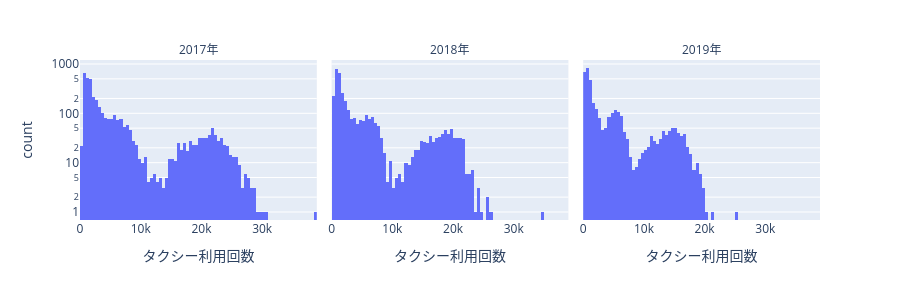

The notebook cell this image was saved under:
### Code cell
df["year"] = df["date"].dt.year

fig = px.histogram(
    df,
    x="num_trip",
    facet_col="year",
    nbins=100,
    log_y=True,
    labels={"num_trip": "タクシー利用回数"},
)

# 各ファセットのタイトルを調整
# plotly expressがデフォルトで表示する「year=」を削除
fig.for_each_annotation(lambda a: a.update(text=a.text.split("=")[-1] + "年"))
fig.update_layout(height=300)
fig.show()

### Figure 1 — Plotly figure (JSON) as saved in the notebook; plotly's stock layout.template omitted (floating-point values rounded to 4 significant figures; data arrays with more than 128 entries replaced by an {"elided": "..."} marker saying what was removed)
{"data": [{"bingroup": "x", "hovertemplate": "year=2017<br>タクシー利用回数=%{x}<br>count=%{y}<extra></extra>", "legendgroup": "", "marker": {"color": "#636efa", "pattern": {"shape": ""}}, "name": "", "nbinsx": 100, "orientation": "v", "showlegend": false, "type": "histogram", "x": {"elided": "3650 int values"}, "xaxis": "x", "yaxis": "y"}, {"bingroup": "x", "hovertemplate": "year=2018<br>タクシー利用回数=%{x}<br>count=%{y}<extra></extra>", "legendgroup": "", "marker": {"color": "#636efa", "pattern": {"shape": ""}}, "name": "", "nbinsx": 100, "orientation": "v", "showlegend": false, "type": "histogram", "x": {"elided": "3650 int values"}, "xaxis": "x2", "yaxis": "y2"}, {"bingroup": "x", "hovertemplate": "year=2019<br>タクシー利用回数=%{x}<br>count=%{y}<extra></extra>", "legendgroup": "", "marker": {"color": "#636efa", "pattern": {"shape": ""}}, "name": "", "nbinsx": 100, "orientation": "v", "showlegend": false, "type": "histogram", "x": {"elided": "3650 int values"}, "xaxis": "x3", "yaxis": "y3"}], "layout": {"annotations": [{"font": {}, "showarrow": false, "text": "2017年", "x": 0.16, "xanchor": "center", "xref": "paper", "y": 1, "yanchor": "bottom", "yref": "paper"}, {"font": {}, "showarrow": false, "text": "2018年", "x": 0.5, "xanchor": "center", "xref": "paper", "y": 1, "yanchor": "bottom", "yref": "paper"}, {"font": {}, "showarrow": false, "text": "2019年", "x": 0.84, "xanchor": "center", "xref": "paper", "y": 1, "yanchor": "bottom", "yref": "paper"}], "barmode": "relative", "height": 300, "legend": {"tracegroupgap": 0}, "margin": {"t": 60}, "xaxis": {"anchor": "y", "domain": [0, 0.32], "title": {"text": "タクシー利用回数"}}, "xaxis2": {"anchor": "y2", "domain": [0.34, 0.66], "matches": "x", "title": {"text": "タクシー利用回数"}}, "xaxis3": {"anchor": "y3", "domain": [0.68, 1.0], "matches": "x", "title": {"text": "タクシー利用回数"}}, "yaxis": {"anchor": "x", "domain": [0, 1], "title": {"text": "count"}, "type": "log"}, "yaxis2": {"anchor": "x2", "domain": [0, 1], "matches": "y", "showticklabels": false, "type": "log"}, "yaxis3": {"anchor": "x3", "domain": [0, 1], "matches": "y", "showticklabels": false, "type": "log"}}}
